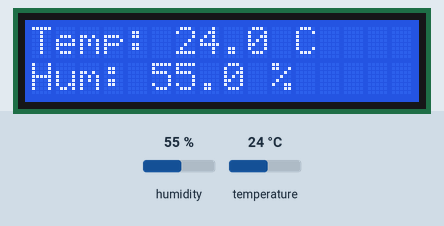
A sketch run on a simulated Arduino Uno, built with avr-gcc and run on an emulated ATmega328P. On the bench: 16×2 character LCD. The inputs (shaded band) are chosen by the test bench; at power-on: humidity 55 %, temperature 24 °C. What the sketch prints to the serial monitor is not drawn.

Above: at 3.2 s.
3.3 s: humidity set to 22 %
At 7.5 s:
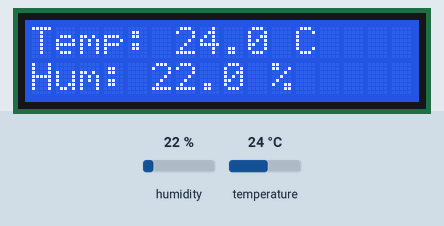
8.1 s: temperature set to 12 °C
At 10.5 s:
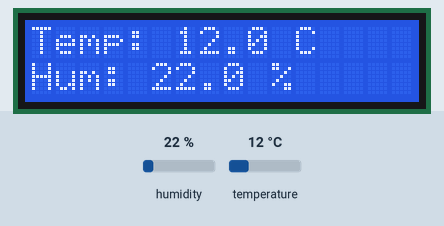
12.9 s: humidity set to 40 %
At 14.6 s:
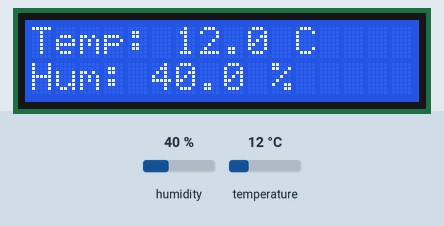
17.7 s: temperature set to 19 °C
At 18.8 s:
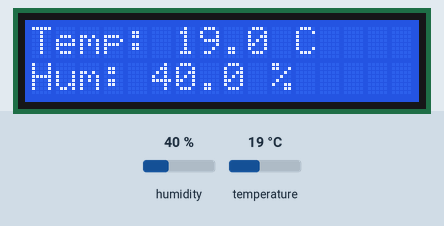
Timing chart, 0 to 20.7 s (numbered marks = the images above; inputs shaded):
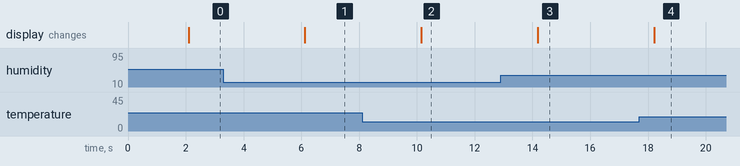

Measured:
- after the input at 3.3 s, the display: changes after 2.8 s (image 1)
- after the input at 8.1 s, the display: changes after 2.1 s (image 2)
- after the input at 12.9 s, the display: changes after 1.3 s (image 3)
- after the input at 17.7 s, the display: changes after 0.52 s (image 4)

The sketch:

g10s21TempLogggerwithlcd.ino
```cpp
#include <LiquidCrystal.h>
#include <DHT.h>

#define DHTPIN 7
#define DHTTYPE DHT11

DHT dht(DHTPIN, DHTTYPE);

// LCD pins: RS, E, D4, D5, D6, D7
LiquidCrystal lcd(12, 11, 5, 4, 3, 2);

void setup() {
  Serial.begin(9600);   // ✅ Serial start
  lcd.begin(16, 2);
  dht.begin();

  lcd.print("Temp Logger");
  delay(2000);
  lcd.clear();
}

void loop() {
  float temp = dht.readTemperature();
  float hum  = dht.readHumidity();

  if (isnan(temp) || isnan(hum)) {
    lcd.clear();
    lcd.setCursor(0,0);
    lcd.print("Sensor Error");
    return;
  }

  lcd.clear();   // ⭐ Important Line

  lcd.setCursor(0, 0);
  lcd.print("Temp: ");
  lcd.print(temp,1);   // 1 decimal only
  lcd.print(" C");

  lcd.setCursor(0, 1);
  lcd.print("Hum: ");
  lcd.print(hum,1);
  lcd.print(" %");

  delay(2000);

  // ✅ Serial Monitor Output
  Serial.print("Temperature: ");
  Serial.print(temp);
  Serial.print(" C  ");

  Serial.print("Humidity: ");
  Serial.print(hum);
  Serial.println(" %");

  delay(2000);
}
```
